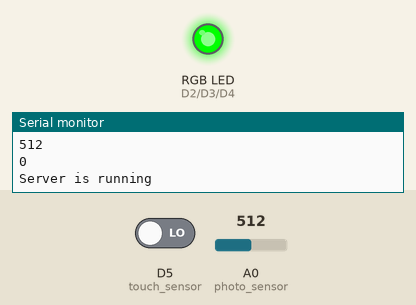
A sketch run on a simulated ESP8266 (NodeMCU). On the bench: an RGB LED mixed from three pins (HIGH = lit), the last lines printed to the serial monitor. Dashed ring = blinking. Inputs (shaded band) come from the test bench; at power-on: A0 (photo_sensor) = 512, D5 (touch_sensor) LOW. WiFi joins after 1.5 s; servers stay silent unless stated.

Above: at 2.7 s.
2.8 s: A0 (photo_sensor) set to 534
4.3 s: A0 (photo_sensor) set to 557
At 4.41 s:
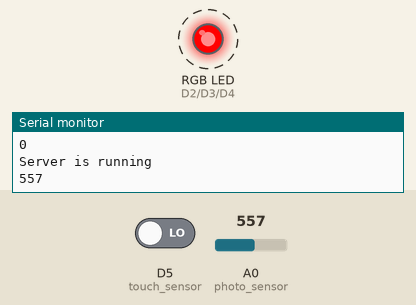
At 5.01 s:
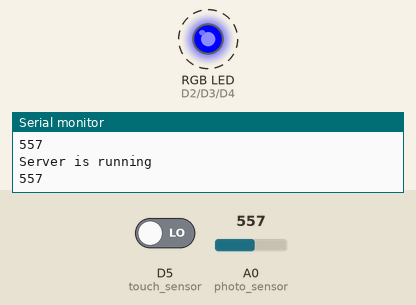
Timing chart, 0 to 13.3 s (numbered marks = the images above; inputs shaded):
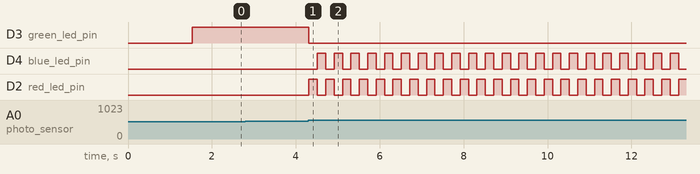

The sketch:

smart_chair.ino
```cpp
#include <ESP8266WiFi.h>
#include <ESP8266WebServer.h>

// Set the PORT for the web server
ESP8266WebServer server(80);

// The WiFi details
const char* ssid = "TechLabNet";
const char* password =  "BC6V6DE9A8T9";

// For ESP8266 (ESP-E12 module)
const int red_led_pin = D2;    // GPIO4
const int green_led_pin = D3;  // GPIO0
const int blue_led_pin = D4;   // GPIO2

const int photo_sensor = A0;   // Analog input
int photoValue = 0;
int photoTreshold = 550;

const int touch_sensor = D5;
int chair_busy;


void setup() {

  //Connect to the WiFi network
  WiFi.begin(ssid, password);

  pinMode(red_led_pin, OUTPUT);
  pinMode(green_led_pin, OUTPUT);
  pinMode(blue_led_pin, OUTPUT);

  pinMode(touch_sensor, INPUT);

  pinMode(photo_sensor, INPUT);
  Serial.begin(9600);

  // Wait for connection
  while (WiFi.status() != WL_CONNECTED) {
      delay(500);
      Serial.println("Waiting to connect...");
  }

  //Print the board IP address
  Serial.print("IP address: ");
  Serial.println(WiFi.localIP());

  server.on("/", get_index); // Get the index page on root route
  server.on("/setLEDStatus", setLEDStatus); // Get the setLed page

  server.begin(); //Start the server
  Serial.println("Server listening");
}

void loop() {
  // This will keep the server and serial monitor available
  Serial.println("Server is running");

  //Handling of incoming client requests
  server.handleClient();


  if(isNight()) {
    police();
  }
  else {
    chairSignal();
  }
}

void rgbLed(int red_led_amount,
            int green_led_amount,
            int blue_led_amount) {
  analogWrite(red_led_pin, red_led_amount);
  analogWrite(green_led_pin, green_led_amount);
  analogWrite(blue_led_pin, blue_led_amount);
}

void lightShow() {
  rgbLed(255, 0, 0); // red
  delay(500);
  rgbLed(0, 255, 0); // green
  delay(500);
  rgbLed(0, 0, 255); // blue
  delay(500);
}

void police() {
  rgbLed(255, 0, 0); // red
  delay(200);
  rgbLed(0, 0, 255); // blue
  delay(200);
}

bool isNight() {
  photoValue = analogRead(photo_sensor);
  Serial.println(photoValue);

  if (photoValue < photoTreshold) {
    return false;
  }
  return true;
}

void chairSignal(){
  chair_busy = digitalRead(touch_sensor);
  Serial.println(chair_busy);
  if(chair_busy == HIGH){
    rgbLed(255, 0, 0); // red
  }
  else{
    rgbLed(0, 255, 0); // green
  }
}

// Utility function to serve the home page dashboard
void get_index() {

  String html ="<!DOCTYPE html> <html> ";
  html += "<head><meta http-equiv=\"refresh\" content=\"2\"><meta name=\"viewport\" content=\"width=device-width, initial-scale=1.0\"></head>";
  html += "<body> <h1>The Smart Chair Dashboard</h1>";
  html +="<p> Welcome to the smart chair dashboard</p>";
  html += "<div> <p> <strong> The photoresistor value is: ";
  html += analogRead(photo_sensor);
  html +="</strong> </p>";
  html += "<p> <strong> The chair ";
  html += isNight()?"is in low light conditions":"is not in low light conditions";
  html +="</strong> </p> </div>";

  html += "<a href=\"/setLEDStatus?s=0\" target=\"_blank\"\"\"><button>Turn Off </button></a>";
  html += "<a href=\"/setLEDStatus?s=1\" target=\"_blank\"\"\"><button>Turn On </button></a>";

  html +="</body> </html>";

  //Print a welcoming message on the index page
  server.send(200, "text/html", html);

}

// Utility function to read the query string
void setLEDStatus(){

  int query_string = 0;

  // Check the query string
  if (server.arg("s") != ""){ //Parameter found
    // Parse the value from the query
    query_string = server.arg("s").toInt();
    // Check the value and update the blue led pin of the RGB component
    if(query_string==1){
     analogWrite(blue_led_pin, 255);
     analogWrite(green_led_pin, 0);
     analogWrite(red_led_pin, 0);
     delay(1000);
    }else{
    analogWrite(blue_led_pin, 0);
    delay(1000);
    }
  }
}
```

Measured:
- the behaviour switches between 549 and 550 on A0 (photo_sensor) (found by bisection; images 0 and 1)
- after the input at 4.3 s, D3 (green_led_pin): HIGH → LOW at once; D4 (blue_led_pin): alternates HIGH for 0.20 s and LOW for 0.20 s, starting after 0.21 s; D2 (red_led_pin): alternates HIGH for 0.20 s and LOW for 0.20 s, starting at once
